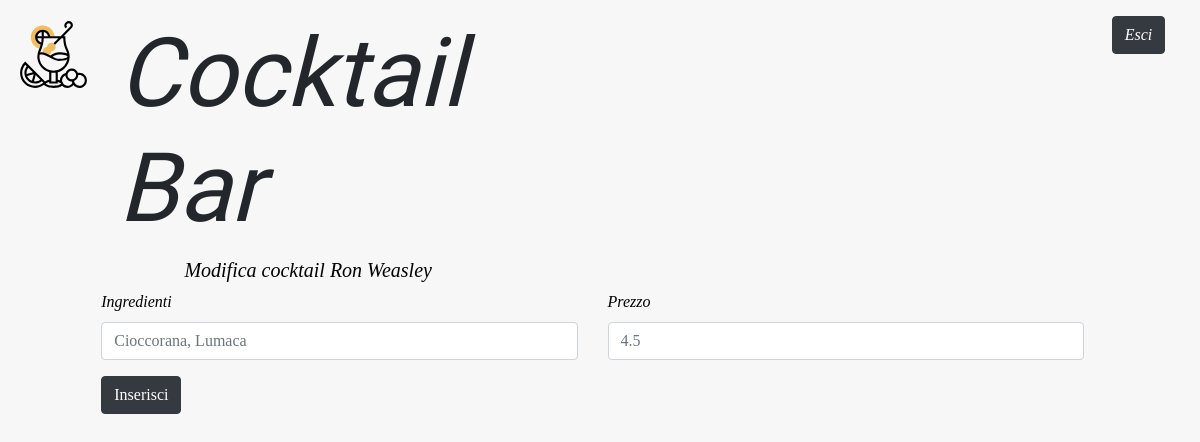
The page /modifica-cocktail/1/13/ on the database as committed earlier.
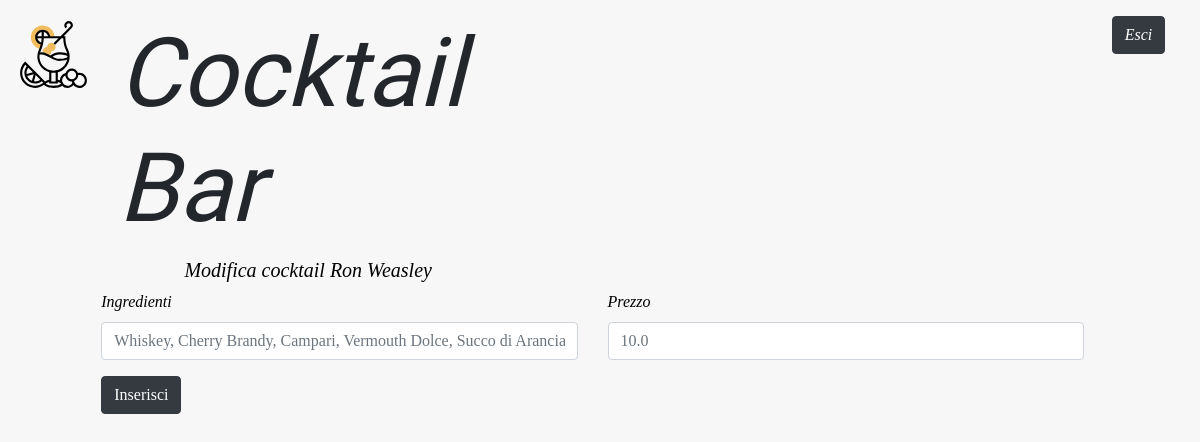
The same page on the database as committed later.
### bar/models.py (models this page shows, shortened)
class Cocktail(models.Model):
    id = models.BigAutoField(primary_key=True)
    nome = models.CharField(max_length=100)
    ingredienti = models.TextField()  # This field type is a guess.
    prezzo = models.FloatField()
    class Meta:
        db_table = 'Cocktail'

### bar/views.py (the view)
# urls.py: path('modifica-cocktail/<int:barista_id>/<int:cocktail_id>/', views.goToModificaCocktail, name='goToModificaCocktail'),
def goToModificaCocktail(request, barista_id, cocktail_id):
    c = Cocktail.objects.get(id=cocktail_id)
    context = {
        'cocktail': c,
        'barista_id': barista_id,
    }
    return render(request, 'bar/modifica-cocktail.html', context)

### bar/templates/bar/modifica-cocktail.html (shortened to what this page needs)
<!DOCTYPE html>
<html lang="it">
<head>
    {% load static %}
    <link rel="stylesheet" href="{% static 'bar/bootstrap/css/bootstrap.css' %}">
    <link rel="stylesheet" href="https://cdnjs.cloudflare.com/ajax/libs/font-awesome/4.7.0/css/font-awesome.min.css">
    <link rel="stylesheet" href="{% static 'bar/css/style.css' %}">
    <link rel="stylesheet" href="{% static 'bar/css/modifica-avvenuta.css' %}">
</head>
<body>
    <header>
        <div class="container-header mt-3">
            <div class="row m-1">
                <div class="col-1">
                    <img src="../../static/bar/imgs/cocktail.svg" alt="bicchiere da cocktail" class="logo-glass">
                </div>
                <div class="col-5">
                    <h1 class="title-header">Cocktail Bar</h1>
                </div>
                <div class="col-6">
                    <div class="row justify-content-end">
                        <div class="offset-8 col-2">
                            <a class="btn btn-dark" href="{% url 'logout' %}">Esci</a>
                        </div>
                    </div>
                </div>
            </div>
        </div>
    </header>
    <form method="post" action="{% url 'modifica-cocktail' barista_id cocktail.id %}">
        <div class="row justify-content-center">
            <div class="col-10">
                <div class="row justify-content-center">
                    <div class="col-10">
                        <h5>Modifica cocktail {{ cocktail.nome }}</h5>
                    </div>
                </div>
                <div class="row">
                    <div class="form-group col-6">
                        <label for="inputIngredienti">Ingredienti</label>
                        <input type="text" class="form-control" id="inputIngredienti" placeholder="{{cocktail.ingredienti}}" name="ingredienti">
                    </div>
                    <div class="form-group col-6">
                        <label for="inputPrezzo">Prezzo</label>
                        <input type="prezzo" class="form-control" id="inputPrezzo" placeholder="{{cocktail.prezzo}}" name="prezzo">
                    </div>
                </div>
                <div class="row">
                    <div class="col-6">
                        <button type="submit" class="btn btn-dark">Inserisci</button>
                    </div>
                </div>
            </div>
        </div>
    </form>
</body>
</html>

### bar/static/bar/css/style.css (style rules this page uses)
body { background-color: #f7f7f7; font-family: "Amiri"; font-style: italic; color: #000; }
.title-header { font-size: 6em; font-family: 'Indie Flower', cursive; color: rgb(35, 39, 43); }
.justify-content-center { margin-right: 0px !important; }
.logo-glass { width: 100%; padding-top: 4px; }

Rows that differ between the two databases and show on the page:
changed Cocktail "Ron Weasley": ingredienti "Cioccorana, Lumaca" → "Whiskey, Cherry Brandy, Campari, Vermouth Dolce, Succo di Arancia"; prezzo "4.5" → "10.0"
